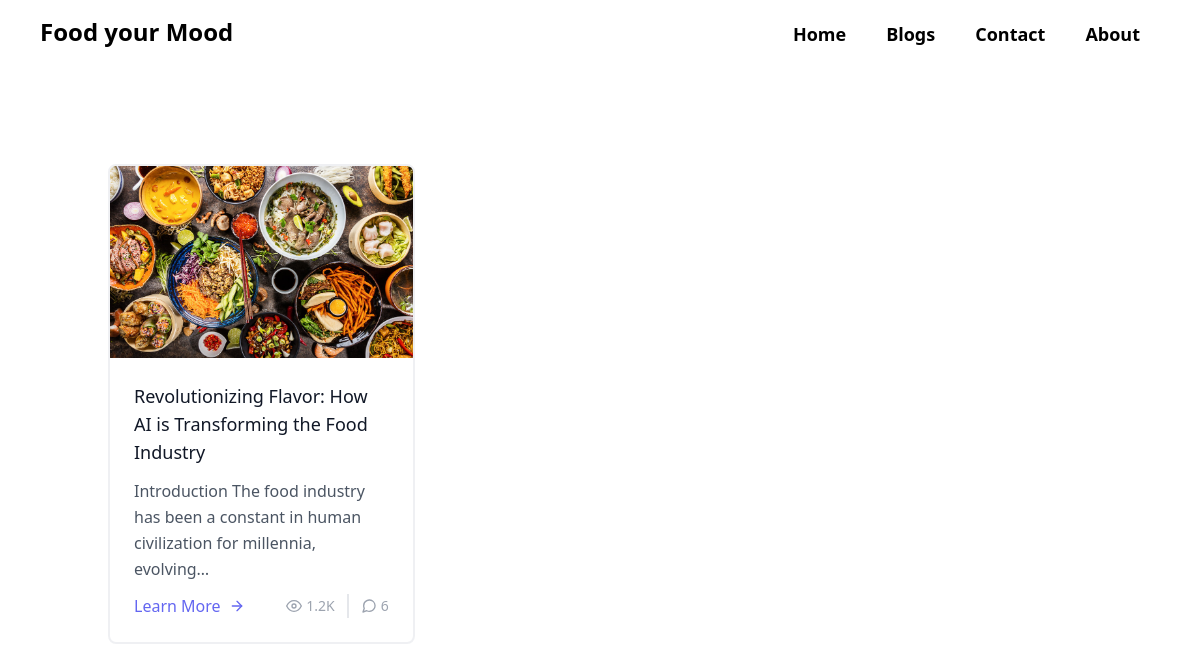
The app's page /blogs, older data.
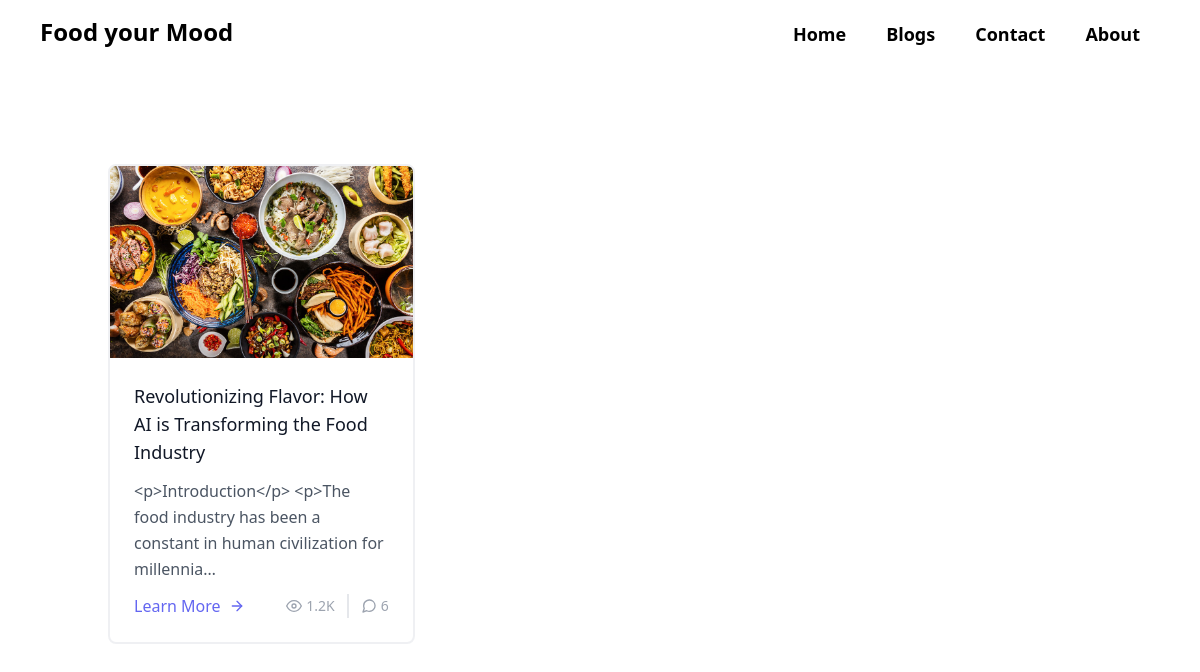
The same page, newer data.
### blogs/models.py (models this page shows, shortened)
class Blog(models.Model):
    title = models.CharField(max_length=100)
    content = RichTextField()
    image = models.ImageField(upload_to='media/blog_images')
    date = models.DateTimeField(auto_now_add=True)

### frontend/views.py (the view)
# urls.py: path('blogs', BlogsView.as_view(), name='blogs'),
class BlogsView(View):
    def get(self, request, *args, **kwargs):
        blogs = Blog.objects.all()
        context = {
            'blogs': blogs
        }
        return render(request, 'frontend/blogs.html', context)

### frontend/templates/frontend/blogs.html (shortened to what this page needs)
{% extends 'frontend/base.html' %}
{% block content %}
<section class="text-gray-600 body-font">
    <div class="container px-5 py-24 mx-auto">
      <div class="flex flex-wrap -m-4">
        {% for blog in blogs %}
        <div class="p-4 md:w-1/3">
          <div class="h-full border-2 border-gray-200 border-opacity-60 rounded-lg overflow-hidden">
            <img class="lg:h-48 md:h-36 w-full object-cover object-center" src="{{blog.image.url}} " alt="blog">
            <div class="p-6">
              <h1 class="title-font text-lg font-medium text-gray-900 mb-3">{{blog.title}}</h1>
              <p class="leading-relaxed mb-3">{{blog.content|truncatechars:100}}</p>
              <div class="flex items-center flex-wrap ">
                <a href="/blog/{{blog.id}}" class="text-indigo-500 inline-flex items-center md:mb-2 lg:mb-0">Learn More
                  <svg class="w-4 h-4 ml-2" viewBox="0 0 24 24" stroke="currentColor" stroke-width="2" fill="none" stroke-linecap="round" stroke-linejoin="round">
                    <path d="M5 12h14"></path>
                    <path d="M12 5l7 7-7 7"></path>
                  </svg>
                </a>
                <span class="text-gray-400 mr-3 inline-flex items-center lg:ml-auto md:ml-0 ml-auto leading-none text-sm pr-3 py-1 border-r-2 border-gray-200">
                  <svg class="w-4 h-4 mr-1" stroke="currentColor" stroke-width="2" fill="none" stroke-linecap="round" stroke-linejoin="round" viewBox="0 0 24 24">
                    <path d="M1 12s4-8 11-8 11 8 11 8-4 8-11 8-11-8-11-8z"></path>
                    <circle cx="12" cy="12" r="3"></circle>
                  </svg>1.2K
                </span>
                <span class="text-gray-400 inline-flex items-center leading-none text-sm">
                  6
                </span>
              </div>
            </div>
          </div>
        </div>
        {% endfor %}
      </div>
    </div>
  </section>
{% endblock content %}

Row changes from the older to the newer data that the page shows:
changed Blog "Revolutionizing Flavor: How AI is Transforming the Food Industry": content "Introduction The food industry has been a constant in human civilization for millennia, evolving…" → "<p>Introduction</p> <p>The food industry has been a constant in human civilization for millennia…"
